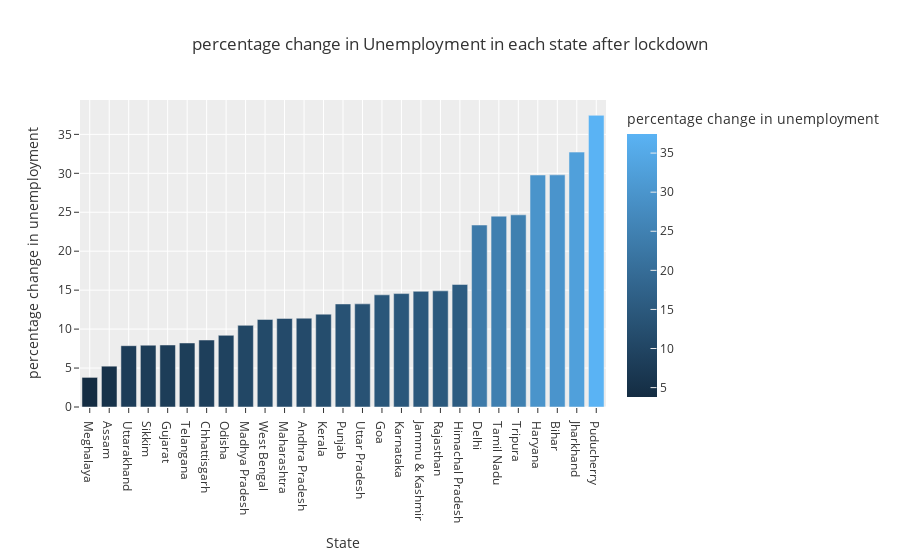

The code cell stored with this chart in its notebook:
### Code cell
# percentage change in unemployment after lockdown
fig = px.bar(plot_per, x='State',y='percentage change in unemployment',color='percentage change in unemployment',
            title='percentage change in Unemployment in each state after lockdown',template='ggplot2')
fig.show()

### Figure 1 — Plotly figure (JSON) as saved in the notebook; plotly's stock layout.template omitted (floating-point values rounded to 4 significant figures)
{"data": [{"alignmentgroup": "True", "hovertemplate": "State=%{x}<br>percentage change in unemployment=%{marker.color}<extra></extra>", "legendgroup": "", "marker": {"color": [3.8, 5.24, 7.87, 7.93, 7.96, 8.22, 8.6, 9.2, 10.48, 11.24, 11.37, 11.4, 11.92, 13.23, 13.24, 14.4, 14.56, 14.85, 14.91, 15.73, 23.36, 24.5, 24.67, 29.78, 29.8, 32.72, 37.44], "coloraxis": "coloraxis", "pattern": {"shape": ""}}, "name": "", "offsetgroup": "", "orientation": "v", "showlegend": false, "textposition": "auto", "type": "bar", "x": ["Meghalaya", "Assam", "Uttarakhand", "Sikkim", "Gujarat", "Telangana", "Chhattisgarh", "Odisha", "Madhya Pradesh", "West Bengal", "Maharashtra", "Andhra Pradesh", "Kerala", "Punjab", "Uttar Pradesh", "Goa", "Karnataka", "Jammu & Kashmir", "Rajasthan", "Himachal Pradesh", "Delhi", "Tamil Nadu", "Tripura", "Haryana", "Bihar", "Jharkhand", "Puducherry"], "xaxis": "x", "y": [3.8, 5.24, 7.87, 7.93, 7.96, 8.22, 8.6, 9.2, 10.48, 11.24, 11.37, 11.4, 11.92, 13.23, 13.24, 14.4, 14.56, 14.85, 14.91, 15.73, 23.36, 24.5, 24.67, 29.78, 29.8, 32.72, 37.44], "yaxis": "y"}], "layout": {"barmode": "relative", "coloraxis": {"colorbar": {"title": {"text": "percentage change in unemployment"}}, "colorscale": [[0, "rgb(20,44,66)"], [1, "rgb(90,179,244)"]]}, "legend": {"tracegroupgap": 0}, "title": {"text": "percentage change in Unemployment in each state after lockdown"}, "xaxis": {"anchor": "y", "domain": [0, 1], "title": {"text": "State"}}, "yaxis": {"anchor": "x", "domain": [0, 1], "title": {"text": "percentage change in unemployment"}}}}
